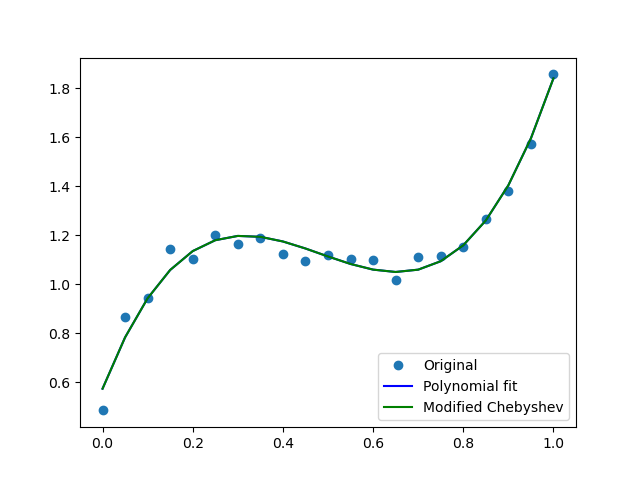

This chart was generated by the following Python code:
import sys
import numpy as np
import matplotlib.pyplot as plt

sys.path.insert(0, '../')
from vaishakhi.reg import poly_reg
from vaishakhi.elimination_solvers import *
from vaishakhi.iterative_solvers import *

def chebyshev(x):
    phi = [1, 2*x-1, 8*x**2-8*x+1, 32*x**3-48*x**2+18*x-1] 
    return phi

def func(x,a,n,solve):

    if solve == "poly":
        return sum([a[i]*np.power(x,i) for i in range(n+1)])
    else: 
        return sum([a[i]*chebyshev(x)[i] for i in range(n+1)])        
            

n = 3
x,y = np.genfromtxt("ass2.txt", delimiter="    ", unpack=True, dtype = float)
A,b = poly_reg(x,y,np.ones(len(y)),n)
N = len(x)

#finding the fitting parameters Ax=b using elimination method and y from polynomial regression
a = lu_dolittle(A,b)
y_poly = func(x,a,n,"poly")

print("The fitting parameters for the polynomial fit are",a)

B = np.zeros((n+1,n+1))
for j in range(n+1):
    for k in range(n+1):
        B[j,k] = np.sum([(chebyshev(x[i])[k]*chebyshev(x[i])[j]) for i in range(N)])
    b[j] = np.sum([(chebyshev(x[i])[j]*y[i]) for i in range(N)])

#obtaining the fitted y using modified basis 
print("The fitting parameters for modified chebyshev are", lu_dolittle(B,b))
y_cheb = func(x,lu_dolittle(B,b),n,"cheb")

p1 = plt.plot(x,y,'o')
p2 = plt.plot(x,y_poly, 'b-')
p3 = plt.plot(x,y_cheb,'g-')
plt.legend(["Original","Polynomial fit", "Modified Chebyshev"],loc="lower right")
plt.savefig("q1.png")
print("The condition number for matrices for polynomial regression and modified chebyshev are {} and {} respectively".format(np.round(np.linalg.cond(A),4),np.round(np.linalg.cond(B),4)))
print("The lower conditional number of modified basis method tells us about the numerical stability and accuracy")


